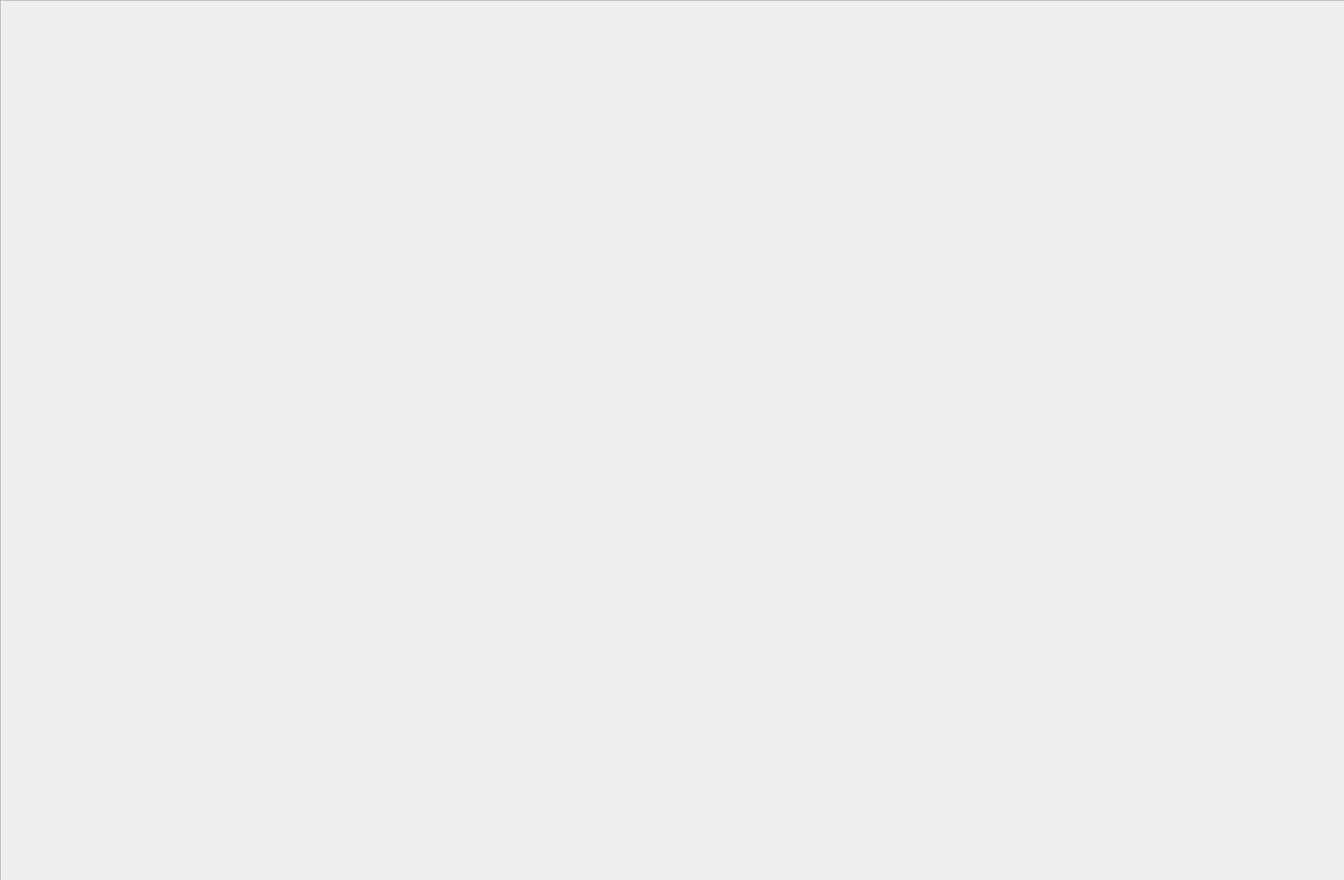
<?xml version="1.0" encoding="UTF-8"?>
<ui version="4.0">
 <class>wdt_Map</class>
 <widget class="QWidget" name="wdt_Map">
  <property name="geometry">
   <rect>
    <x>0</x>
    <y>0</y>
    <width>1648</width>
    <height>1079</height>
   </rect>
  </property>
  <property name="windowTitle">
   <string>Map</string>
  </property>
  <property name="styleSheet">
   <string notr="true"/>
  </property>
  <widget class="QFrame" name="frame">
   <property name="geometry">
    <rect>
     <x>0</x>
     <y>0</y>
     <width>1651</width>
     <height>1081</height>
    </rect>
   </property>
   <property name="styleSheet">
    <string notr="true">border-image: url(:/bin/Images/map.png);</string>
   </property>
   <property name="frameShape">
    <enum>QFrame::StyledPanel</enum>
   </property>
   <property name="frameShadow">
    <enum>QFrame::Raised</enum>
   </property>
  </widget>
 </widget>
 <resources/>
 <connections/>
</ui>
